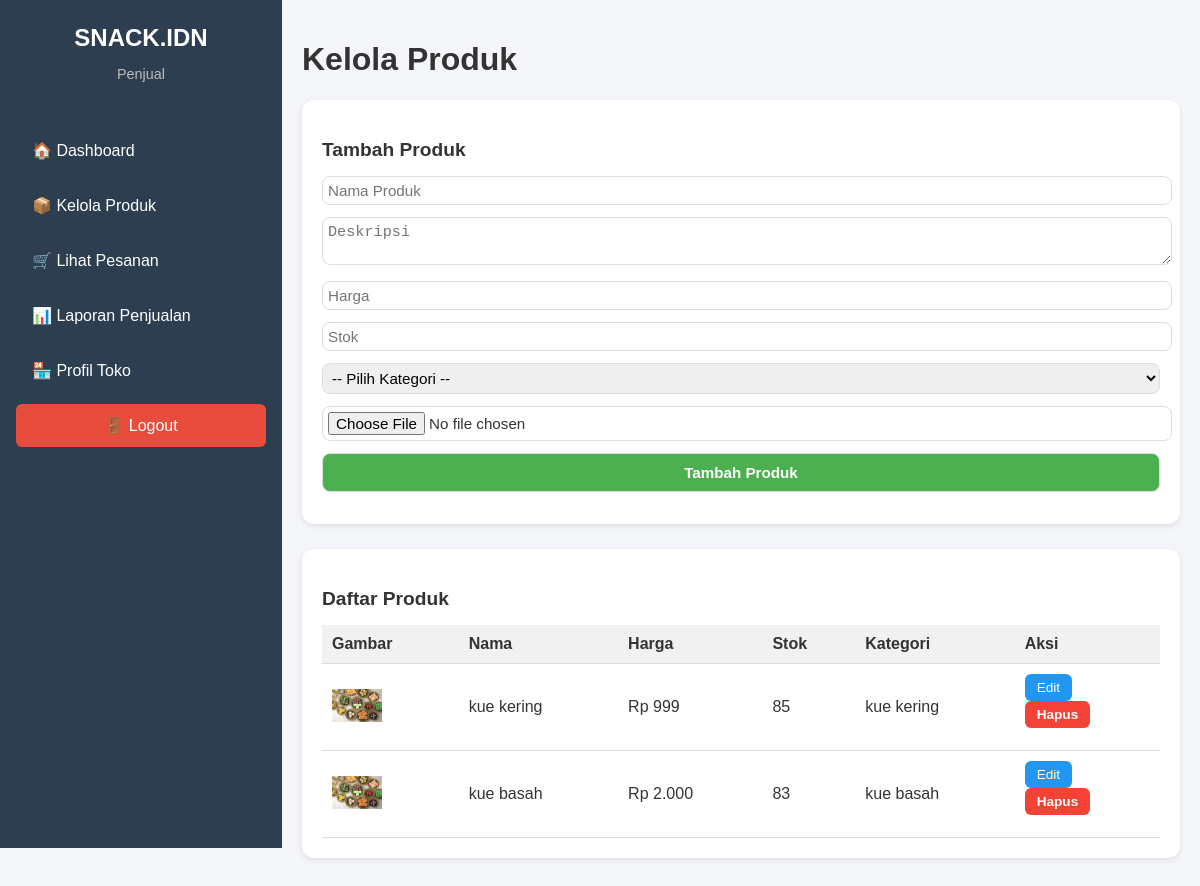
The app's page /public/seller/products.php (signed in) with its own data.
### tables this page shows
CREATE TABLE `product` (
  `id` varchar(36) NOT NULL,
  `seller_id` varchar(36) NOT NULL,
  `category_id` int(11) DEFAULT NULL,
  `name` varchar(255) NOT NULL,
  `description` text DEFAULT NULL,
  `price` decimal(10,2) NOT NULL,
  `stock` int(11) NOT NULL,
  `image_url` text DEFAULT NULL,
  `created_at` datetime DEFAULT current_timestamp()
);

CREATE TABLE `category` (
  `id` int(11) NOT NULL,
  `name` varchar(100) NOT NULL,
  `created_at` datetime DEFAULT current_timestamp()
);

### public/seller/products.php (the view, shortened to what this page needs)
<?php
require_once __DIR__ . '/../../config/database.php';
$seller_id = $_SESSION['user']['id'];
$stmt = $conn->prepare("
    SELECT p.*, c.name AS category_name
    FROM product p
    LEFT JOIN category c ON p.category_id = c.id
    WHERE p.seller_id = ?
    ORDER BY p.created_at DESC
");
$stmt->bind_param("s", $seller_id);
$stmt->execute();
$products = $stmt->get_result();
?>
<!DOCTYPE html>
<html lang="id">
<head>
  <link rel="stylesheet" href="assets/css/products.css">
  <link rel="stylesheet" href="assets/css/base.css">
</head>
<body>
<div class="dashboard-container">
  <?php include __DIR__ . '/sidebar.php'; ?>
  <main class="main-content">
    <header class="main-header">
      <h1>Kelola Produk</h1>
    </header>
    <div class="card">
      <h3>Tambah Produk</h3>
      <form method="POST" enctype="multipart/form-data" class="form-product">
        <input type="text" name="name" placeholder="Nama Produk" required>
        <textarea name="description" placeholder="Deskripsi" required></textarea>
        <input type="number" name="price" placeholder="Harga" required>
        <input type="number" name="stock" placeholder="Stok" required>
        <select name="category" required>
          <option value="">-- Pilih Kategori --</option>
        </select>
        <input type="file" name="image_file" id="add_image_file" accept="image/*">
        <button type="submit" name="add_product" class="btn-primary">Tambah Produk</button>
      </form>
    </div>
    <div class="card">
      <h3>Daftar Produk</h3>
      <table class="table-product">
        <thead>
          <tr>
            <th>Gambar</th>
            <th>Nama</th>
            <th>Harga</th>
            <th>Stok</th>
            <th>Kategori</th>
            <th>Aksi</th>
          </tr>
        </thead>
        <tbody>
        <?php while($p = $products->fetch_assoc()): ?>
          <tr>
            <td>
              <?php if($p['image_url']): ?>
                <img src="/ecommerce/<?= $p['image_url'] ?>" width="50" alt="<?= htmlspecialchars($p['name']) ?>">
              <?php endif; ?>
            </td>
            <td><?= htmlspecialchars($p['name']) ?></td>
            <td>Rp <?= number_format($p['price'],0,',','.') ?></td>
            <td><?= $p['stock'] ?></td>
            <td><?= htmlspecialchars($p['category_name']) ?></td>
            <td>
              <button class="btn-edit" onclick="openEditModal(
                '<?= $p['id'] ?>',
                '<?= htmlspecialchars($p['name'],ENT_QUOTES) ?>',
                '<?= htmlspecialchars($p['description'],ENT_QUOTES) ?>',
                '<?= $p['price'] ?>',
                '<?= $p['stock'] ?>',
                '<?= $p['category_id'] ?>',
                '<?= htmlspecialchars($p['image_url'],ENT_QUOTES) ?>'
              )">Edit</button>
              <form method="POST">
                <button type="submit" class="btn-delete" onclick="return confirm('Hapus produk?')">Hapus</button>
              </form>
            </td>
          </tr>
        <?php endwhile; ?>
        </tbody>
      </table>
    </div>
  </main>
</div>
</body>
</html>

### public/seller/assets/css/products.css (style rules this page uses)
.main-content { flex: 1; padding: 20px; overflow-x: auto; }
.card { background: #fff; padding: 20px; margin-bottom: 25px; border-radius: 12px; box-shadow: 0 2px 6px rgba(0,0,0,0.1); }
.card h3 { margin-bottom: 15px; font-size: 1.2rem; color: #333; }
form button { width: 100%; margin-bottom: 12px; padding: 10px; border: 1px solid #ddd; border-radius: 8px; font-size: 0.95rem; }
form input, form textarea ,form select { padding: 5px; width: 100%; margin-bottom: 12px; border: 1px solid #ddd; border-radius: 8px; font-size: 0.95rem; }
form button { background: #4CAF50; color: #fff; font-weight: bold; cursor: pointer; transition: background 0.2s ease; }
table { width: 100%; border-collapse: collapse; }
table th, table td { padding: 10px; text-align: left; border-bottom: 1px solid #ddd; }
table th { background: #f1f1f1; font-weight: bold; }
.btn-edit, .btn-delete { padding: 6px 12px; border-radius: 6px; font-size: 0.85rem; text-decoration: none; cursor: pointer; width: auto; }
.btn-edit { background: #2196F3; color: white; border: none; }
.btn-delete { background: #f44336; color: white; border: none; }

### public/seller/assets/css/base.css (style rules this page uses)
body { margin: 0; font-family: 'Poppins', sans-serif; background: #f5f6fa; color: #333; }
.dashboard-container { display: flex; min-height: 100vh; }

### records on screen
product: image_url (picture), name "kue kering", price "999", stock "85", category.name "kue kering"
product: image_url (picture), name "kue basah", price "2.000", stock "83", category.name "kue basah"
